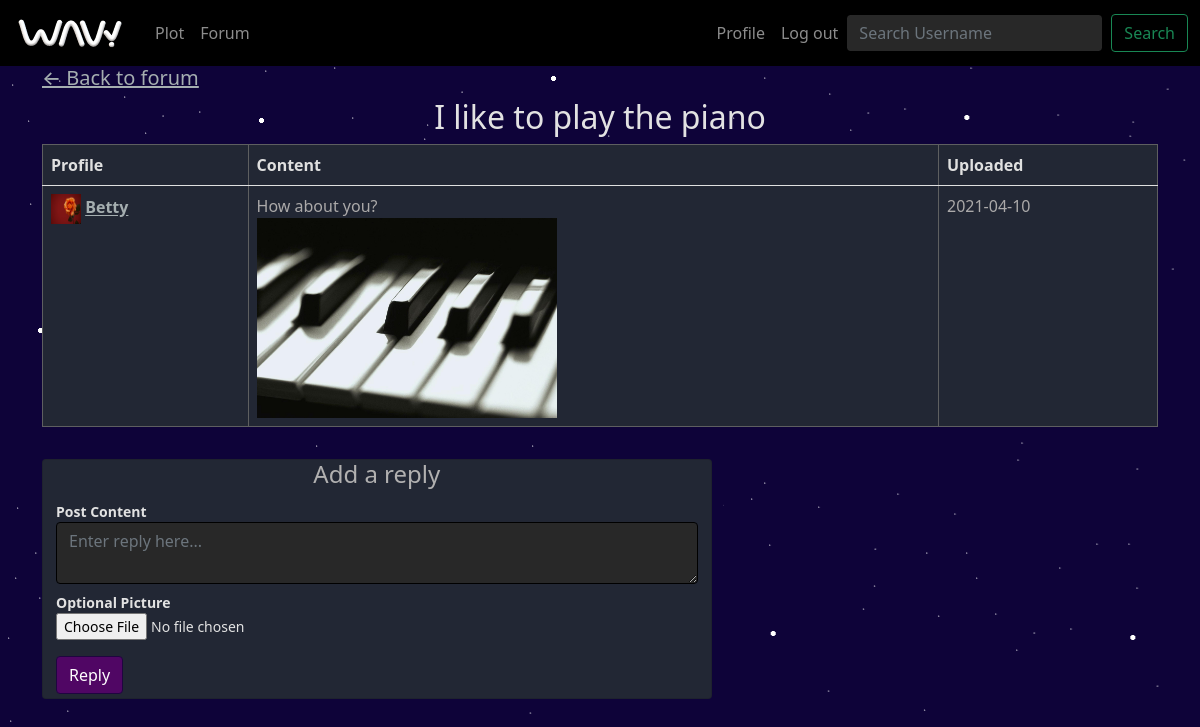
Page /forum/topic/2 (signed in) on the committed database.
### my_app/models.py (models this page shows, shortened)
class Topic(db.Model):
    __tablename__ = "Topic"
    id = db.Column(db.Integer, primary_key=True)
    title = db.Column(db.Text, nullable=False)
    profile_id = db.Column(db.Integer, db.ForeignKey("Profile.id"))
    date_created = db.Column(db.DateTime, default=datetime.now(), nullable=False)
    post_count = db.Column(db.Integer, default=0, nullable=False)
    posts = db.relationship("Post", backref="topic", lazy=True)
    @classmethod
    def get_topic(cls, topic_id):
        return Topic.query.get(topic_id)

class Post(db.Model):
    __tablename__ = "Post"
    id = db.Column(db.Integer, primary_key=True)
    topic_id = db.Column(db.Integer, db.ForeignKey("Topic.id"))
    profile_id = db.Column(db.Integer, db.ForeignKey("Profile.id"))
    date_created = db.Column(db.DateTime, default=datetime.now())
    content = db.Column(db.Text, nullable=False)
    photo = db.Column(db.Text)
    @property
    def photo_url(self):
        if self.photo:
            return photos.url(self.photo)
        return None

class Profile(db.Model):
    __tablename__ = "Profile"
    id = db.Column(db.Integer, primary_key=True)
    username = db.Column(db.Text, unique=True, nullable=False)
    photo = db.Column(db.Text)
    bio = db.Column(db.Text)
    user_id = db.Column(db.Integer, db.ForeignKey('User.id'), nullable=False)
    topic_count = db.Column(db.Integer, default=0, nullable=False)
    post_count = db.Column(db.Integer, default=0, nullable=False)
    topics = db.relationship("Topic", backref="profile", lazy=True)
    posts = db.relationship("Post", backref="profile", lazy=True)
    @property
    def url(self):
        return url_for('profile.display_profiles', username=self.username)
    @property
    def photo_url(self):
        if self.photo:
            return photos.url(self.photo)
        return None
    @classmethod
    def get_profile(cls, user_id):
        if user_id is not None:
            return Profile.query.join(User).filter(User.id == user_id).first()
        return None

### my_app/forum/routes.py (the view, shortened to what this page needs)
@forum_bp.route('/topic/<topic_id>', methods=['GET', 'POST'])
@login_required
def view_topic(topic_id):
    profile = Profile.get_profile(current_user.id)
    if profile is None:
        flash(f"You need to update your profile before you can use forum")
        return redirect(url_for('profile.create_profile'))
    topic = Topic.get_topic(topic_id)
    posts = Post.query.filter_by(topic_id=topic_id).order_by(Post.date_created)
    form = ReplyPostForm()
    return render_template('topic.html', topic=topic, posts=posts, form=form)

### my_app/forum/forms.py
class ReplyPostForm(PostForm):
    submit = SubmitField(label="Reply")

### my_app/auth/routes.py (called while the page is built)
@login_manager.user_loader
def load_user(user_id):
    if user_id is not None:
        return User.query.get(user_id)
    return None

### my_app/templates/topic.html (shortened to what this page needs)
{% extends 'layout.html' %}
{% from "_formhelpers.html" import render_field %}
{% block content %}
    <h5>
        <a href="{{ url_for('forum.index') }}" class="link-light">  ← Back to forum </a>
    </h5>
    <body>
    <h2 class="text-center"> {{ topic.title }} </h2>
    <div id="topic-table">
        <table class="table table-bordered">
            <thead>
                <tr>
                    <th scope="col">Profile</th>
                    <th scope="col">Content</th>
                    <th scope="col">Uploaded</th>
                </tr>
            </thead>
            <tbody>
                {% for post in posts %}
                <tr>
                    <th scope="row"><img src="{{ post.profile.photo_url }}" height="30" width="30">
                        <a href="{{ post.profile.url }}"class="link-light">{{ post.profile.username }}</a></th>
                    <td> {{ post.content }}
                        {% if post.photo != None %}
                            <br>
                            <img src="{{ post.photo_url }}" alt="{{ post.content }}" class="responsive_forum">
                        {% endif %}
                    </td>
                    <td> {{ post.date_created.strftime('%Y-%m-%d') }}</td>
                </tr>
                {% endfor %}
            </tbody>
        </table>
    </div>
    <br>
    <div class='card text-start' style="background-color: #222734; width: 60%;">
        <h4 class="text-center" style="color: #b1b0b0"> Add a reply</h4>
        <form method="post" action="{{ url_for('forum.view_topic', topic_id=topic.id) }}" enctype="multipart/form-data" style="margin-left: 5px" class="form-select-sm">
                <dl>
                    {{ render_field(form.content, class="form-control", style="width: 98%",
                                    placeholder="Enter reply here...") }}
                    {{ render_field(form.photo, class="custom-file", id="input_file") }}
                </dl>
                <button type="submit" class="btn btn-primary">Reply</button>
                <br>
        </form>
    </div>
    <br>
    </body>
{% endblock %}

### rows in the picture
Topic: title "I like to play the piano"
Post: profile.photo_url (picture), profile.username "Betty", content "How about you?", photo_url (picture), date_created "2021-04-10"

### other values in the picture
{{ field.label }} "Post Content Optional Picture"
